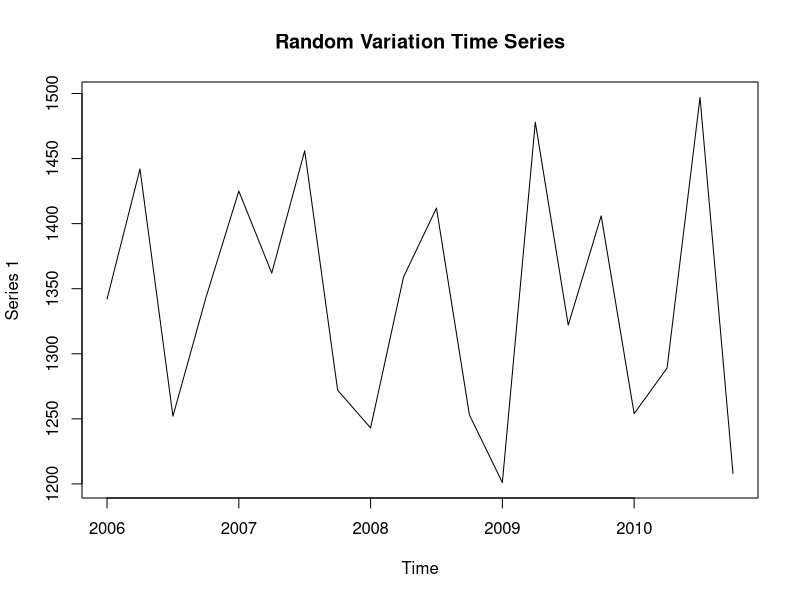

The R script that drew this image:
##########################################################################################################################################

#(주의) ->  순차적으로 코드를 실행하는 것을 권함!

#에러 발생 시 github Time_Series_Analysis/R_Time_Series_Data_Analysis 경로에 issue를 남기면 확인

##########################################################################################################################################


### 시계열 데이터의 자료 형태.

## 우연 변동 시계열(Random Variation Time Series)

.libPaths("C://Users//yjang//R")    # 저장 디렉토리 및 lib 경로 설정.

dd1=matrix(c(1342, 1442, 1252, 1343,  1425, 1362, 1456, 1272,                       
             1243, 1359, 1412, 1253,  1201, 1478, 1322, 1406,
             1254, 1289, 1497, 1208))

dd1.ts = ts(data = dd1, start = c(2006,1), frequency = 4)

dd1.ts

plot(dd1.ts, main = "Random Variation Time Series")


# 시계열 자료가 일정한 수준에 머물면서 우연변동(Random Variable, Random Fluctuation 또는 기저변동 Underlying Variation)
# 에 변화만 나타나는 경우.

# 이러한 시계열 수식에서 α는 미지의 모수로서 자료에서 추정.
# 확률오차에 의한 예측이 가능한 시계열 모형으로서, 시계열 자료는 분기별 차이가 없이 일정한 변동폭원만 가지는 상품 판매량, 생산량으로 추정.

# 우연변동 시계열은 R에서 ts로 시계열 자료를 구성한 다음 "plot"으로 수행.

# y_t = α + e_t

############################################################결과값(print)#################################################################

# > dd1=matrix(c(1342, 1442, 1252, 1343,  1425, 1362, 1456, 1272,
# +              1243, 1359, 1412, 1253,  1201, 1478, 1322, 1406,
# +              1254, 1289, 1497, 1208))

# > dd1.ts = ts(data = dd1, start = c(2006,1), frequency = 4)

# > dd1.ts
# Qtr1 Qtr2 Qtr3 Qtr4
# 2006 1342 1442 1252 1343
# 2007 1425 1362 1456 1272
# 2008 1243 1359 1412 1253
# 2009 1201 1478 1322 1406
# 2010 1254 1289 1497 1208

# > plot(dd1.ts, main = "Random Variation Time Series")

##########################################################################################################################################

